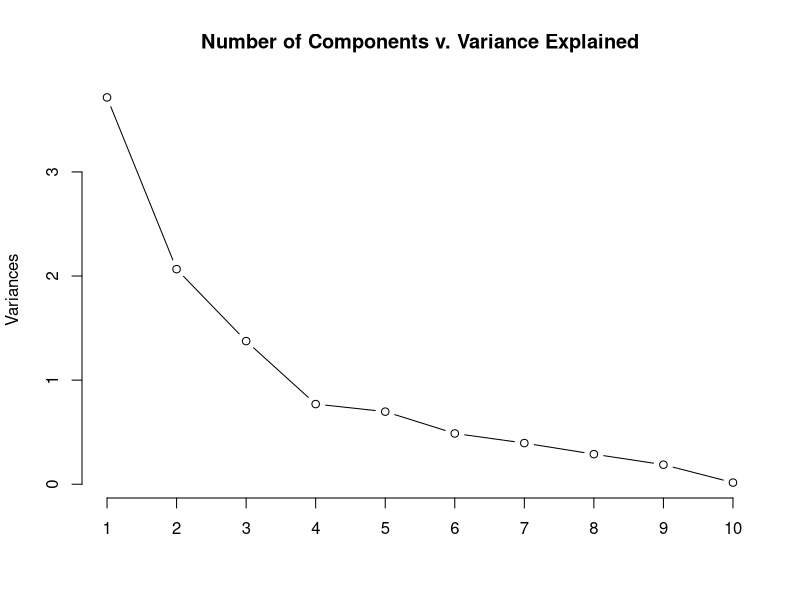
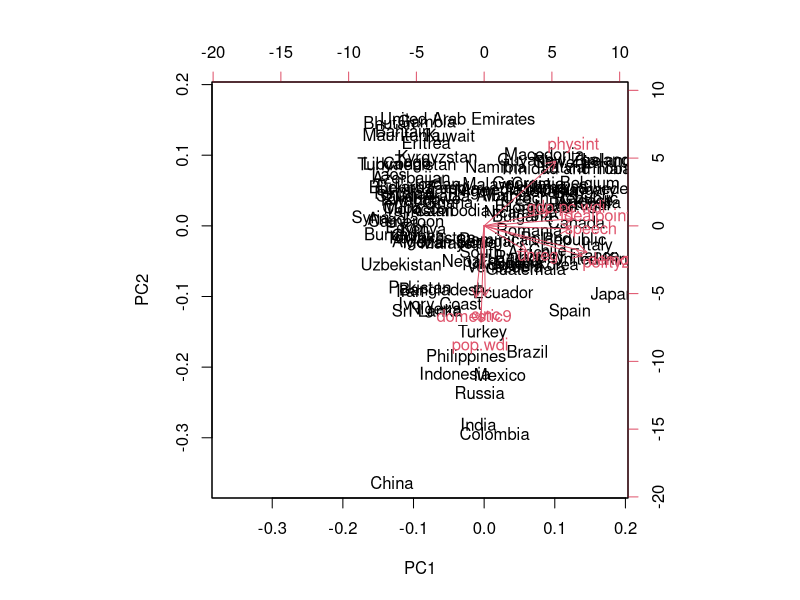
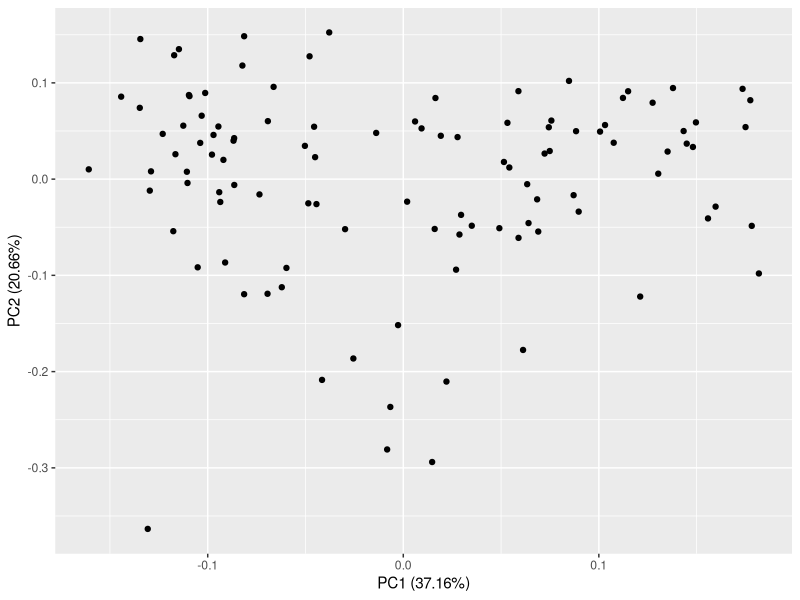
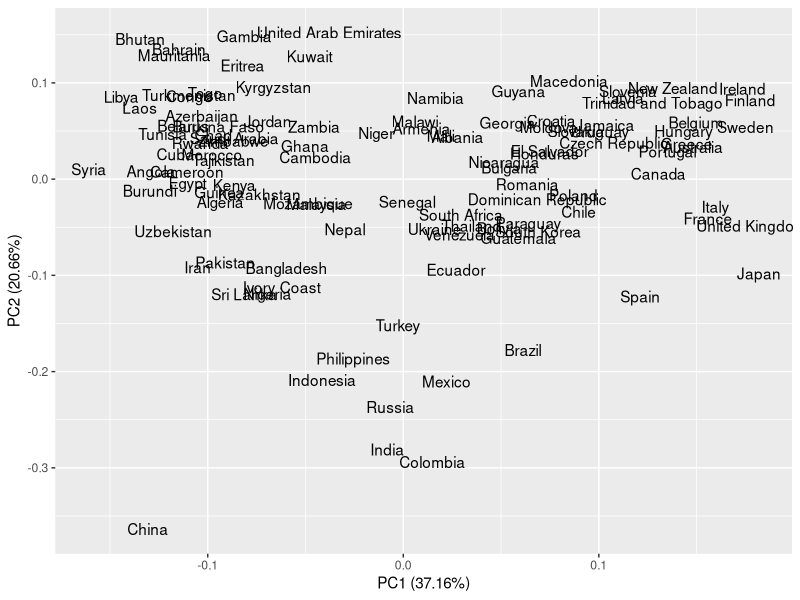
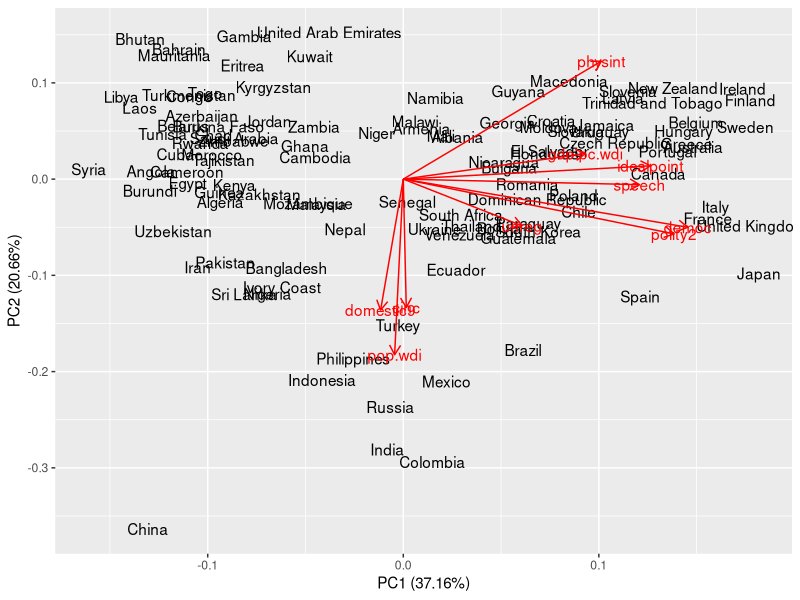
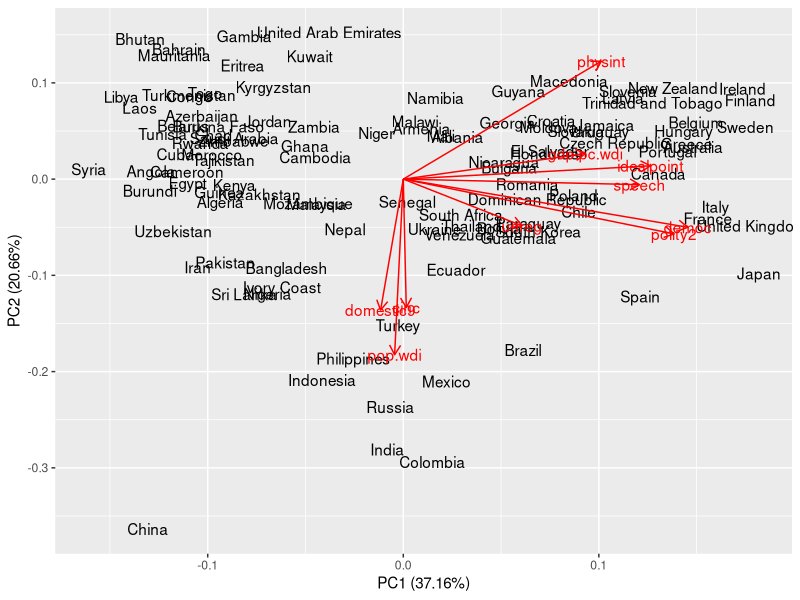

Source code (R) for these figures, in order:
## ---- chunk 1
knitr::opts_chunk$set(echo = TRUE)
## ---- chunk 2
library(tidyverse)

# makes the first column the rownames.
dat <- read.csv("countries.csv", row.names = 1) 
names(dat)
## ---- chunk 3
# compute PCA
pca1 <- prcomp(dat, scale=TRUE, center = TRUE)
## ---- chunk 4
summary(pca1)
## ---- chunk 5
# loadings are contained in the 'rotation' object.
loadings <- pca1$rotation
loadings[1:5, 1:5]

# scores are contained in the 'x' object.
scores <- pca1$x
scores[1:5, 1:5]
## ---- chunk 6
# scree plot
plot(pca1, type="l",main="Number of Components v. Variance Explained")
ggsave("scree.jpeg")
## ---- chunk 7
# biplot
biplot(pca1)
## ---- chunk 8
install.packages("ggfortify")
library(ggfortify)

autoplot(pca1)
## ---- chunk 9
autoplot(pca1, shape = F)
## ---- chunk 10
autoplot(pca1, shape = F,
         loadings = T,
         loadings.label = T)
ggsave("countries_pca.pdf", width = 12, height = 8)
